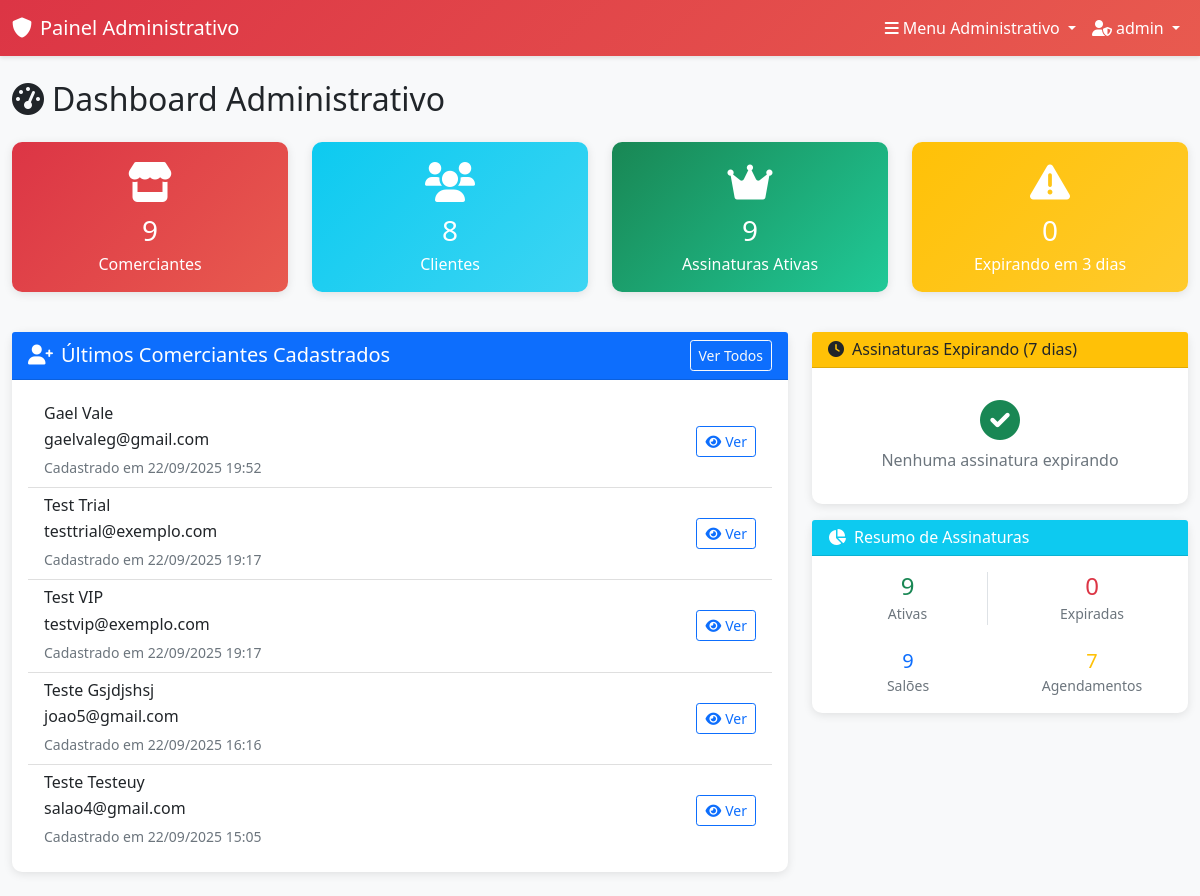
Page /admin-panel/ (signed in) on the committed database.
### accounts/models.py (models this page shows, shortened)
class UserProfile(models.Model):
    USER_TYPES = (
        ('owner', 'Proprietário'),
        ('employee', 'Funcionário'),
        ('client', 'Cliente'),
    )
    user = models.OneToOneField(User, on_delete=models.CASCADE, related_name='profile')
    user_type = models.CharField(max_length=10, choices=USER_TYPES, default='client')
    phone = models.CharField(max_length=15, blank=True, null=True)
    birth_date = models.DateField(blank=True, null=True)
    profile_picture = models.URLField(max_length=500, blank=True, null=True, help_text="URL do avatar/foto de perfil")
    created_at = models.DateTimeField(auto_now_add=True)
    updated_at = models.DateTimeField(auto_now=True)
    class Meta:
        verbose_name = "Perfil de Usuário"
        verbose_name_plural = "Perfis de Usuários"

### admin_panel/views.py (the view)
# urls.py: path('', views.admin_dashboard, name='dashboard'),
@login_required
@user_passes_test(is_admin_user)
def admin_dashboard(request):
    total_owners = UserProfile.objects.filter(user_type='owner').count()
    total_clients = UserProfile.objects.filter(user_type='client').count()
    total_salons = Salon.objects.count()
    total_appointments = Appointment.objects.count()
    active_subscriptions = Subscription.objects.filter(
        status='active',
        end_date__gt=timezone.now()
    ).count()
    expired_subscriptions = Subscription.objects.filter(
        Q(status='expired') | Q(end_date__lte=timezone.now())
    ).count()
    expiring_soon = Subscription.objects.filter(
        status='active',
        end_date__lte=timezone.now() + timedelta(days=3),
        end_date__gt=timezone.now()
    ).count()
    recent_owners = UserProfile.objects.filter(
        user_type='owner'
    ).select_related('user').order_by('-created_at')[:5]
    expiring_subscriptions = Subscription.objects.filter(
        status='active',
        end_date__lte=timezone.now() + timedelta(days=7),
        end_date__gt=timezone.now()
    ).select_related('user').order_by('end_date')[:10]
    context = {
        'total_owners': total_owners,
        'total_clients': total_clients,
        'total_salons': total_salons,
        'total_appointments': total_appointments,
        'active_subscriptions': active_subscriptions,
        'expired_subscriptions': expired_subscriptions,
        'expiring_soon': expiring_soon,
        'recent_owners': recent_owners,
        'expiring_subscriptions': expiring_subscriptions,
    }
    return render(request, 'admin_panel/dashboard.html', context)

### admin_panel/views.py (called while the page is built)
def is_admin_user(user):
    return user.is_authenticated and user.is_superuser

### templates/admin_panel/dashboard.html (shortened to what this page needs)
{% extends 'admin_panel/base_admin.html' %}
{% block content %}
<div class="row">
    <div class="col-12">
        <h2 class="mb-4">
            <i class="fas fa-tachometer-alt me-2"></i>Dashboard Administrativo
        </h2>
    </div>
</div>
<div class="row mb-4">
    <div class="col-md-3 mb-3">
        <div class="card admin-card stat-card">
            <div class="card-body text-center">
                <div class="display-6 mb-2">
                    <i class="fas fa-store"></i>
                </div>
                <h3 class="mb-1">{{ total_owners }}</h3>
                <p class="mb-0">Comerciantes</p>
            </div>
        </div>
    </div>
    <div class="col-md-3 mb-3">
        <div class="card admin-card stat-card-info">
            <div class="card-body text-center">
                <div class="display-6 mb-2">
                    <i class="fas fa-users"></i>
                </div>
                <h3 class="mb-1">{{ total_clients }}</h3>
                <p class="mb-0">Clientes</p>
            </div>
        </div>
    </div>
    <div class="col-md-3 mb-3">
        <div class="card admin-card stat-card-success">
            <div class="card-body text-center">
                <div class="display-6 mb-2">
                    <i class="fas fa-crown"></i>
                </div>
                <h3 class="mb-1">{{ active_subscriptions }}</h3>
                <p class="mb-0">Assinaturas Ativas</p>
            </div>
        </div>
    </div>
    <div class="col-md-3 mb-3">
        <div class="card admin-card stat-card-warning">
            <div class="card-body text-center">
                <div class="display-6 mb-2">
                    <i class="fas fa-exclamation-triangle"></i>
                </div>
                <h3 class="mb-1">{{ expiring_soon }}</h3>
                <p class="mb-0">Expirando em 3 dias</p>
            </div>
        </div>
    </div>
</div>
<div class="row">
    <div class="col-lg-8 mb-4">
        <div class="card admin-card">
            <div class="card-header bg-primary text-white d-flex justify-content-between align-items-center">
                <h5 class="mb-0">
                    <i class="fas fa-user-plus me-2"></i>Últimos Comerciantes Cadastrados
                </h5>
                <a href="{% url 'admin_panel:manage_owners' %}" class="btn btn-sm btn-outline-light">
                    Ver Todos
                </a>
            </div>
            <div class="card-body">
                {% if recent_owners %}
                    <div class="list-group list-group-flush">
                        {% for owner in recent_owners %}
                            <div class="list-group-item d-flex justify-content-between align-items-center">
                                <div>
                                    <h6 class="mb-1">{{ owner.user.first_name }} {{ owner.user.last_name }}</h6>
                                    <p class="mb-1">{{ owner.user.email }}</p>
                                    <small class="text-muted">Cadastrado em {{ owner.created_at|date:"d/m/Y H:i" }}</small>
                                </div>
                                <div>
                                    <a href="{% url 'admin_panel:owner_detail' owner.id %}" class="btn btn-sm btn-outline-primary">
                                        <i class="fas fa-eye me-1"></i>Ver
                                    </a>
                                </div>
                            </div>
                        {% endfor %}
                    </div>
                {% else %}
                    <div class="text-center py-4">
                        <i class="fas fa-user-times display-4 text-muted mb-3"></i>
                        <p class="text-muted">Nenhum comerciante cadastrado ainda</p>
                    </div>
                {% endif %}
            </div>
        </div>
    </div>
    <div class="col-lg-4 mb-4">
        <div class="card admin-card">
            <div class="card-header bg-warning text-dark">
                <h6 class="mb-0">
                    <i class="fas fa-clock me-2"></i>Assinaturas Expirando (7 dias)
                </h6>
            </div>
            <div class="card-body">
                {% if expiring_subscriptions %}
                    <div class="list-group list-group-flush">
                        {% for subscription in expiring_subscriptions %}
                            <div class="list-group-item px-0">
                                <div class="d-flex justify-content-between align-items-start">
                                    <div>
                                        <h6 class="mb-1">{{ subscription.user.first_name }} {{ subscription.user.last_name }}</h6>
                                        <small class="text-muted">{{ subscription.get_plan_type_display }}</small>
                                    </div>
                                    <small class="text-danger">{{ subscription.days_remaining }} dias</small>
                                </div>
                            </div>
                        {% endfor %}
                    </div>
                {% else %}
                    <div class="text-center py-3">
                        <i class="fas fa-check-circle text-success display-6 mb-2"></i>
                        <p class="text-muted mb-0">Nenhuma assinatura expirando</p>
                    </div>
                {% endif %}
            </div>
        </div>
        <div class="card admin-card mt-3">
            <div class="card-header bg-info text-white">
                <h6 class="mb-0">
                    <i class="fas fa-chart-pie me-2"></i>Resumo de Assinaturas
                </h6>
            </div>
            <div class="card-body">
                <div class="row text-center">
                    <div class="col-6 mb-2">
                        <div class="border-end">
                            <h4 class="text-success mb-0">{{ active_subscriptions }}</h4>
                            <small class="text-muted">Ativas</small>
                        </div>
                    </div>
                    <div class="col-6 mb-2">
                        <h4 class="text-danger mb-0">{{ expired_subscriptions }}</h4>
                        <small class="text-muted">Expiradas</small>
                    </div>
                </div>
                <div class="row text-center mt-3">
                    <div class="col-6">
                        <h5 class="text-primary mb-0">{{ total_salons }}</h5>
                        <small class="text-muted">Salões</small>
                    </div>
                    <div class="col-6">
                        <h5 class="text-warning mb-0">{{ total_appointments }}</h5>
                        <small class="text-muted">Agendamentos</small>
                    </div>
                </div>
            </div>
        </div>
    </div>
</div>
{% endblock %}

### templates/admin_panel/base_admin.html (shortened to what this page needs)
<!DOCTYPE html>
<html lang="pt-br">
<head>
    <link href="https://cdn.jsdelivr.net/npm/bootstrap@5.1.3/dist/css/bootstrap.min.css" rel="stylesheet">
    <link href="https://cdnjs.cloudflare.com/ajax/libs/font-awesome/6.0.0/css/all.min.css" rel="stylesheet">
</head>
<body>
    <nav class="navbar navbar-expand-lg admin-navbar">
        <div class="container-fluid">
            <a class="navbar-brand text-white" href="{% url 'admin_panel:dashboard' %}">
                <i class="fas fa-shield-alt me-2"></i>Painel Administrativo
            </a>
            <div class="navbar-nav ms-auto">
                <div class="nav-item dropdown">
                    <a class="nav-link dropdown-toggle text-white" href="#" id="adminMenuDropdown" role="button" data-bs-toggle="dropdown">
                        <i class="fas fa-bars me-1"></i>Menu Administrativo
                    </a>
                </div>
                <div class="nav-item dropdown">
                    <a class="nav-link dropdown-toggle text-white" href="#" id="adminUserDropdown" role="button" data-bs-toggle="dropdown">
                        <i class="fas fa-user-shield me-1"></i>{{ user.first_name|default:user.username }}
                    </a>
                </div>
            </div>
        </div>
    </nav>
    <div class="container-fluid">
        <div class="mt-4">
            {% block content %}
            {% endblock %}
        </div>
    </div>
</body>
</html>

### templates/admin_panel/base_admin.html (style rules this page uses)
:root { --admin-primary: #dc3545; --admin-secondary: #6c757d; --admin-success: #198754; --admin-warning: #ffc107; --admin-dark: #212529; }
body { background-color: #f8f9fa; }
.admin-navbar { background: linear-gradient(135deg, var(--admin-primary), #e85a4f); box-shadow: 0 2px 4px rgba(0,0,0,0.1); }
.admin-card { border: none; border-radius: 10px; box-shadow: 0 2px 10px rgba(0,0,0,0.1); transition: transform 0.3s; }
.stat-card { background: linear-gradient(135deg, var(--admin-primary), #e85a4f); color: white; }
.stat-card-success { background: linear-gradient(135deg, var(--admin-success), #20c997); color: white; }
.stat-card-warning { background: linear-gradient(135deg, var(--admin-warning), #ffca2c); color: white; }
.stat-card-info { background: linear-gradient(135deg, #0dcaf0, #3dd5f3); color: white; }

### rows in the picture
UserProfile: user.first_name "Gael", user.last_name "Vale", user.email "gaelvaleg@gmail.com", created_at "22/09/2025 19:52"
UserProfile: user.first_name "Test", user.last_name "Trial", user.email "testtrial@exemplo.com", created_at "22/09/2025 19:17"
UserProfile: user.first_name "Test", user.last_name "VIP", user.email "testvip@exemplo.com", created_at "22/09/2025 19:17"
UserProfile: user.first_name "Teste", user.last_name "Gsjdjshsj", user.email "joao5@gmail.com", created_at "22/09/2025 16:16"
UserProfile: user.first_name "Teste", user.last_name "Testeuy", user.email "salao4@gmail.com", created_at "22/09/2025 15:05"

### other values in the picture
{{ user.first_name|default:user.username }} "admin"
{{ total_owners }} "9"
{{ total_clients }} "8"
{{ active_subscriptions }} "9"
{{ expiring_soon }} "0"
{{ expired_subscriptions }} "0"
{{ total_salons }} "9"
{{ total_appointments }} "7"
